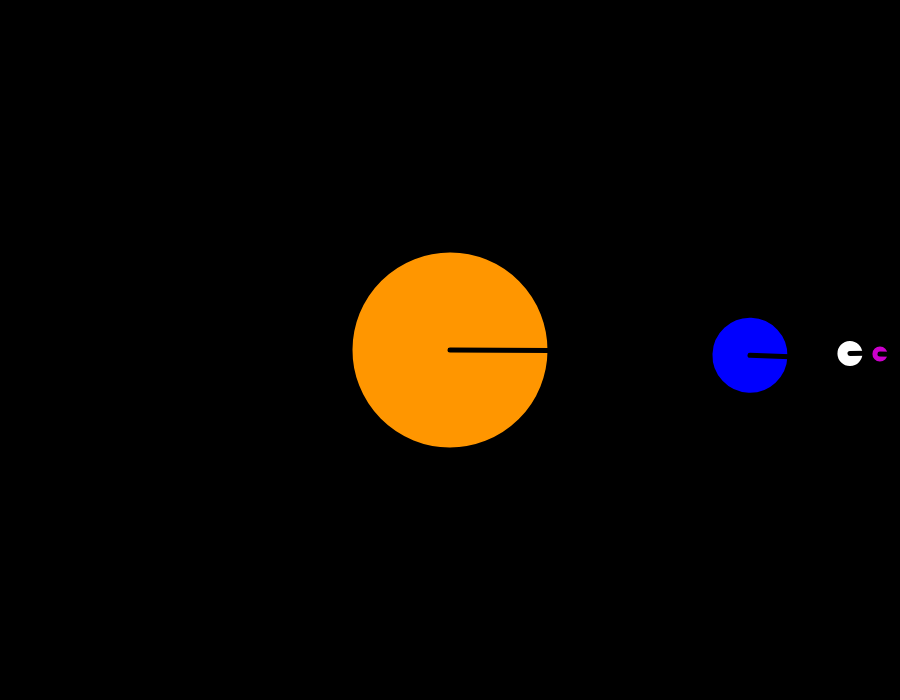
Frame 1 (no input)
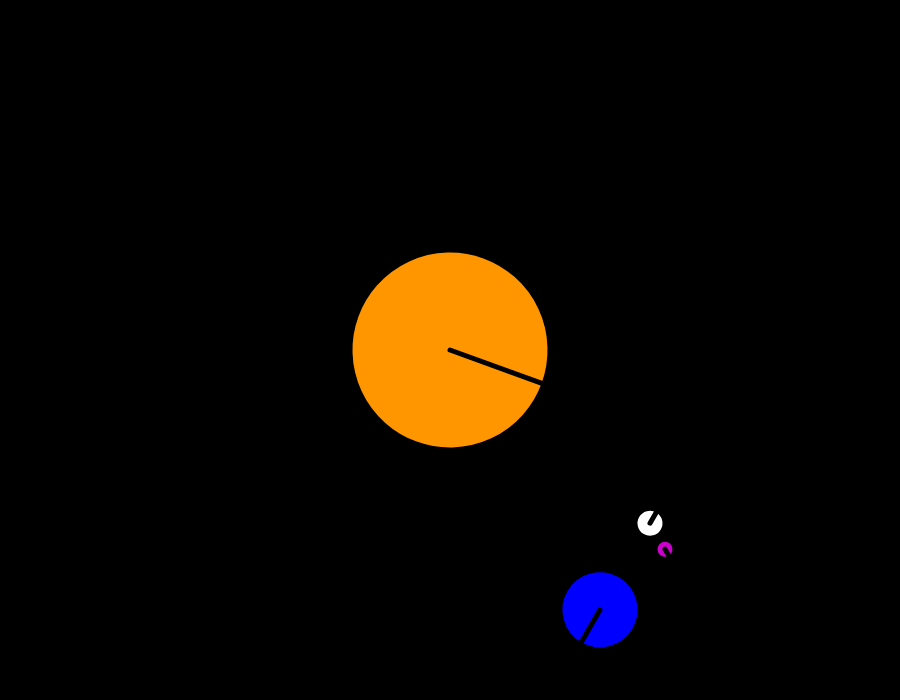
Frame 60 (no input)
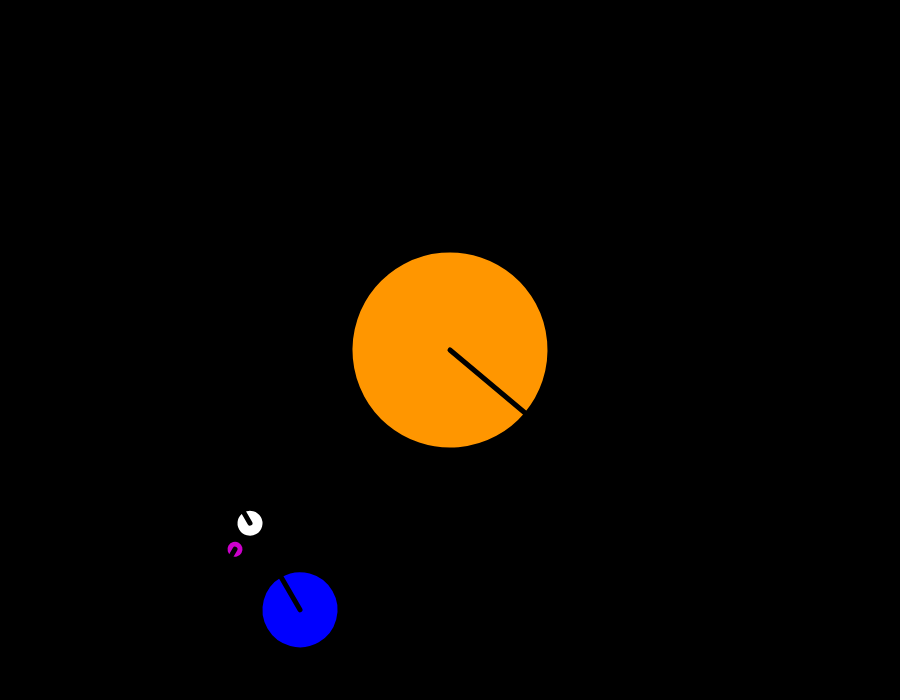
Frame 120 (the mouse pressed at the canvas centre since frame 60)

The p5.js sketch that drew these frames (run headless with seeded random() and noise() and a simulated clock; from frame 60 on, the mouse is pressed at the canvas centre):

// p5.js sketch
// ── sketch.js
var speed;

function setup() {
    createCanvas(900, 700);
}

function draw() {
    background(0);
    speed = frameCount;

     // SUN
	push();
    translate(width/2, height/2);
	angle = speed/3;
	rotate(radians(angle));
    celestialObj(color(255,150,0), 200);
	pop();

	// EARTH
	push();
	angle = speed;
	translate(width/2 + 300*cos(radians(angle)), 
			  height/2 + 300*sin(radians(angle)));
	rotate(radians(angle*2));//angle (or else speed) adapted for rotation around the axis so that earth can make two ratations around itself during one rotation around the sun as per the gif of the task
	celestialObj(color(0,0,255), 80); 
	pop();
	
	// MOON
	push();
	angle = speed;
	translate(width/2 + 400*cos(radians(angle)), 
			  height/2 + 200*sin(radians(angle)));
	rotate(radians(-angle)); //angle (or else speed) chosen as per the gif of the task, i.e. moon rotating once around its axis while earth makes two rotations around itself
	celestialObj(color(255,255,255), 30); 
	
		//ASTEROID orbiting around the moon
		push();
		angle = speed*2
		translate(30*cos(radians(angle)), 
		30*sin(radians(angle)));
		rotate(radians(angle));
		celestialObj(color(204,0,204), 20); 
		pop();
	
    pop();
}

function celestialObj(c, size){
    strokeWeight(5);
    fill(c);
    stroke(0);
    ellipse(0, 0, size, size);
    line(0, 0, size/2, 0);
}
